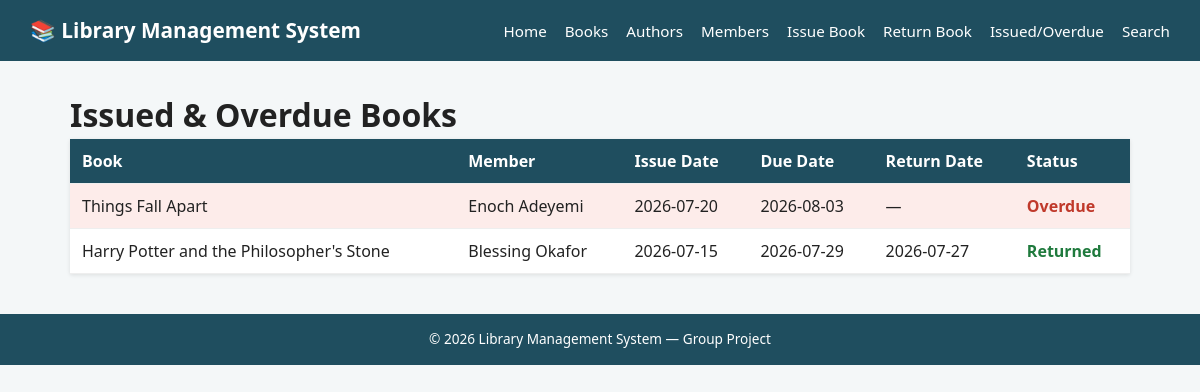
The page /issue_return/status.php on the database its author committed.
### tables this page shows
CREATE TABLE issued_books (
    issue_id INT AUTO_INCREMENT PRIMARY KEY,
    book_id INT NOT NULL,
    member_id INT NOT NULL,
    issue_date DATE NOT NULL,
    due_date DATE NOT NULL,
    return_date DATE NULL,
    status ENUM('issued','returned') DEFAULT 'issued',
    FOREIGN KEY (book_id) REFERENCES books(book_id) ON DELETE CASCADE,
    FOREIGN KEY (member_id) REFERENCES members(member_id) ON DELETE CASCADE
);

CREATE TABLE books (
    book_id INT AUTO_INCREMENT PRIMARY KEY,
    title VARCHAR(150) NOT NULL,
    author_id INT,
    isbn VARCHAR(20) UNIQUE,
    category VARCHAR(50),
    total_copies INT DEFAULT 1,
    available_copies INT DEFAULT 1,
    FOREIGN KEY (author_id) REFERENCES authors(author_id) ON DELETE SET NULL
);

CREATE TABLE members (
    member_id INT AUTO_INCREMENT PRIMARY KEY,
    full_name VARCHAR(100) NOT NULL,
    email VARCHAR(100) UNIQUE NOT NULL,
    phone VARCHAR(20)
);

### issue_return/status.php (the view, shortened to what this page needs)
<?php
require_once '../config/db.php';
include '../includes/header.php';
$today = date('Y-m-d');
$result = $conn->query("
    SELECT issued_books.*, books.title, members.full_name
    FROM issued_books
    JOIN books ON books.book_id = issued_books.book_id
    JOIN members ON members.member_id = issued_books.member_id
    ORDER BY
        (issued_books.status = 'issued') DESC,
        issued_books.due_date ASC
");
?>
<h1>Issued &amp; Overdue Books</h1>
<table>
    <tr>
        <th>Book</th>
        <th>Member</th>
        <th>Issue Date</th>
        <th>Due Date</th>
        <th>Return Date</th>
        <th>Status</th>
    </tr>
    <?php if ($result->num_rows > 0): ?>
        <?php while ($row = $result->fetch_assoc()): ?>
            <?php
                $is_overdue = ($row['status'] === 'issued' && $row['due_date'] < $today);
            ?>
            <tr<?php echo $is_overdue ? ' style="background-color:#fdecea;"' : ''; ?>>
                <td><?php echo htmlspecialchars($row['title']); ?></td>
                <td><?php echo htmlspecialchars($row['full_name']); ?></td>
                <td><?php echo htmlspecialchars($row['issue_date']); ?></td>
                <td><?php echo htmlspecialchars($row['due_date']); ?></td>
                <td><?php echo $row['return_date'] ? htmlspecialchars($row['return_date']) : '—'; ?></td>
                <td>
                    <?php if ($row['status'] === 'returned'): ?>
                        <span style="color:#1f7a3d; font-weight:600;">Returned</span>
                    <?php elseif ($is_overdue): ?>
                        <span style="color:#c0392b; font-weight:600;">Overdue</span>
                    <?php else: ?>
                        <span style="color:#b8860b; font-weight:600;">Issued</span>
                    <?php endif; ?>
                </td>
            </tr>
        <?php endwhile; ?>
    <?php else: ?>
        <tr><td colspan="6">No issue records found.</td></tr>
    <?php endif; ?>
</table>
<?php
include '../includes/footer.php';
?>

### assets/css/style.css (style rules this page uses)
* { margin: 0; padding: 0; box-sizing: border-box; }
body { font-family: 'Segoe UI', Arial, sans-serif; background-color: #f4f7f8; color: #222; line-height: 1.5; }
table { width: 100%; border-collapse: collapse; background: #fff; box-shadow: 0 1px 4px rgba(0,0,0,0.1); }
table th, table td { padding: 10px 12px; text-align: left; border-bottom: 1px solid #eee; }
table th { background-color: #1f4e5f; color: #fff; }

### rows shown on the page
issued_books: book.title "Things Fall Apart", member.full_name "Enoch Adeyemi", issue_date "2026-07-20", due_date "2026-08-03", status "Overdue"
issued_books: book.title "Harry Potter and the Philosopher's Stone", member.full_name "Blessing Okafor", issue_date "2026-07-15", due_date "2026-07-29", return_date "2026-07-27", status "Returned"
